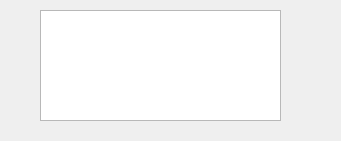
    <widget class="QWidget" name="pageAcciones">
     <property name="geometry">
      <rect>
       <x>0</x>
       <y>0</y>
       <width>341</width>
       <height>141</height>
      </rect>
     </property>
     <attribute name="icon">
      <iconset resource="resources.qrc">
       <normaloff>:/img/img/external.png</normaloff>:/img/img/external.png</iconset>
     </attribute>
     <attribute name="label">
      <string>Acciones Compuestas</string>
     </attribute>
     <widget class="QPushButton" name="pushButtonNuevaAccion">
      <property name="geometry">
       <rect>
        <x>0</x>
        <y>10</y>
        <width>32</width>
        <height>28</height>
       </rect>
      </property>
      <property name="toolTip">
       <string>Nueva Acción</string>
      </property>
      <property name="whatsThis">
       <string>Definir Nueva Acción</string>
      </property>
      <property name="text">
       <string/>
      </property>
      <property name="icon">
       <iconset resource="resources.qrc">
        <normaloff>:/img/img/add.png</normaloff>:/img/img/add.png</iconset>
      </property>
      <property name="iconSize">
       <size>
        <width>24</width>
        <height>24</height>
       </size>
      </property>
      <property name="autoDefault">
       <bool>true</bool>
      </property>
      <property name="flat">
       <bool>true</bool>
      </property>
     </widget>
     <widget class="QPushButton" name="pushButtonBorrarAccion">
      <property name="geometry">
       <rect>
        <x>0</x>
        <y>40</y>
        <width>32</width>
        <height>28</height>
       </rect>
      </property>
      <property name="toolTip">
       <string>Eliminar Acción</string>
      </property>
      <property name="whatsThis">
       <string>Eliminar Acción</string>
      </property>
      <property name="text">
       <string/>
      </property>
      <property name="icon">
       <iconset resource="resources.qrc">
        <normaloff>:/img/img/delete.png</normaloff>:/img/img/delete.png</iconset>
      </property>
      <property name="iconSize">
       <size>
        <width>24</width>
        <height>24</height>
       </size>
      </property>
      <property name="default">
       <bool>false</bool>
      </property>
      <property name="flat">
       <bool>true</bool>
      </property>
     </widget>
     <widget class="QPushButton" name="pushButtonElegirAccion">
      <property name="geometry">
       <rect>
        <x>290</x>
        <y>60</y>
        <width>32</width>
        <height>31</height>
       </rect>
      </property>
      <property name="toolTip">
       <string>Agregar Acción</string>
      </property>
      <property name="text">
       <string/>
      </property>
      <property name="icon">
       <iconset resource="resources.qrc">
        <normaloff>:/img/img/arrow_right.png</normaloff>:/img/img/arrow_right.png</iconset>
      </property>
      <property name="iconSize">
       <size>
        <width>32</width>
        <height>32</height>
       </size>
      </property>
      <property name="flat">
       <bool>true</bool>
      </property>
     </widget>
     <widget class="QListWidget" name="listWidgetAcciones">
      <property name="geometry">
       <rect>
        <x>40</x>
        <y>10</y>
        <width>241</width>
        <height>111</height>
       </rect>
      </property>
      <property name="maximumSize">
       <size>
        <width>16777215</width>
        <height>16777215</height>
       </size>
      </property>
      <property name="font">
       <font>
        <family>Consolas</family>
       </font>
      </property>
      <property name="viewMode">
       <enum>QListView::ListMode</enum>
      </property>
     </widget>
    </widget>
